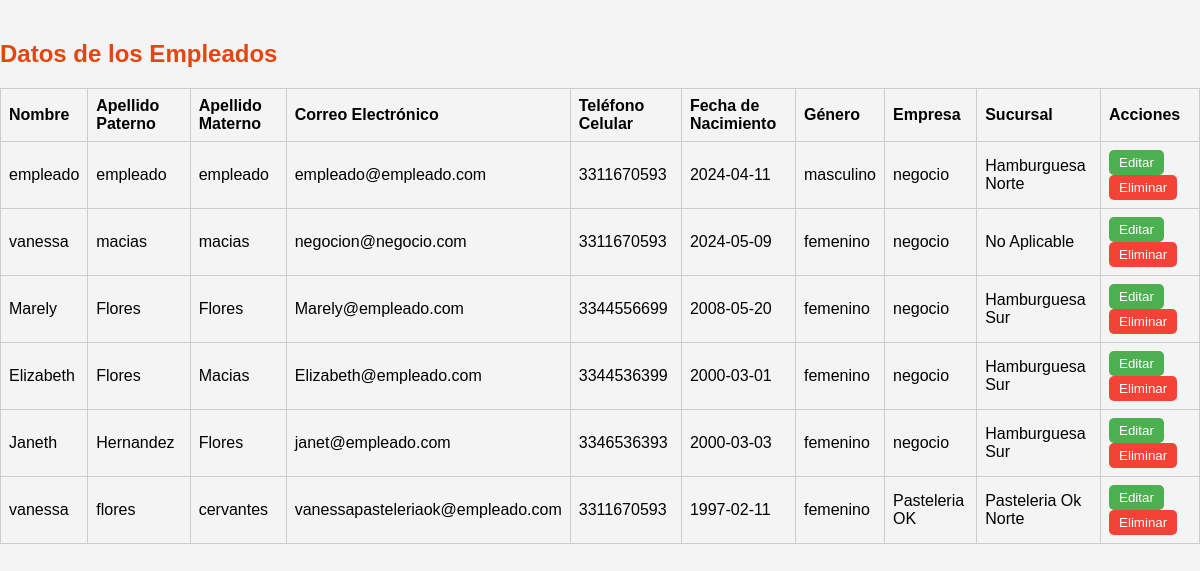
The app's page /src/super-user/super-user-functions/employees/read-employees.php with its own data.
### tables this page shows
CREATE TABLE `employees` (
  `id` int NOT NULL,
  `firstName` varchar(50) NOT NULL,
  `lastName` varchar(50) NOT NULL,
  `surname` varchar(50) NOT NULL,
  `email` varchar(100) NOT NULL,
  `phone` varchar(15) NOT NULL,
  `birthdate` date NOT NULL,
  `gender` enum('masculino','femenino','otro') NOT NULL,
  `password` varchar(255) NOT NULL,
  `user_type` varchar(50) NOT NULL DEFAULT 'empleado',
  `company_id` int DEFAULT NULL,
  `branch_id` int DEFAULT NULL
);

CREATE TABLE `companies` (
  `id` int NOT NULL,
  `logo_path` varchar(255) DEFAULT NULL,
  `associated_name` varchar(255) NOT NULL,
  `business_name` varchar(255) NOT NULL,
  `address` text NOT NULL,
  `email` varchar(100) NOT NULL,
  `cellphone` char(10) NOT NULL,
  `food_type` enum('restaurante','cafe','panaderia','otro') NOT NULL,
  `has_rfc` tinyint(1) NOT NULL,
  `consistent_menu` tinyint(1) NOT NULL,
  `password` varchar(255) NOT NULL,
  `user_type` varchar(50) NOT NULL DEFAULT 'negocio'
);

CREATE TABLE `branches` (
  `id` int NOT NULL,
  `branch_name` varchar(255) NOT NULL,
  `branch_manager` varchar(255) NOT NULL,
  `address` varchar(255) NOT NULL,
  `postal_code` char(5) NOT NULL,
  `cellphone` char(10) NOT NULL,
  `website` varchar(255) DEFAULT NULL,
  `company_id` int DEFAULT NULL
);

### src/super-user/super-user-functions/employees/fetchEmployees.php (the view, shortened to what this page needs)
<?php
require '../../../db/connection.php';
$sql = "SELECT e.id, e.firstName, e.lastName, e.surname, e.email, e.phone, e.birthdate, e.gender, c.business_name AS companyName, b.branch_name AS branchName
        FROM employees e
        JOIN companies c ON e.company_id = c.id
        LEFT JOIN branches b ON e.branch_id = b.id";
$result = $conn->query($sql);
if ($result->num_rows > 0) {
    while ($row = $result->fetch_assoc()) {
        echo "<tr>";
        echo "<td>" . htmlspecialchars($row['firstName']) . "</td>";
        echo "<td>" . htmlspecialchars($row['lastName']) . "</td>";
        echo "<td>" . htmlspecialchars($row['surname']) . "</td>";
        echo "<td>" . htmlspecialchars($row['email']) . "</td>";
        echo "<td>" . htmlspecialchars($row['phone']) . "</td>";
        echo "<td>" . htmlspecialchars($row['birthdate']) . "</td>";
        echo "<td>" . htmlspecialchars($row['gender']) . "</td>";
        echo "<td>" . htmlspecialchars($row['companyName']) . "</td>";
        echo "<td>" . htmlspecialchars($row['branchName'] ?? 'No Aplicable') . "</td>";
        echo '<td><button class="edit-btn" onclick="location.href=\'../update-employee.php?id=' . $row['id'] . '\'">Editar</button><button class="delete-btn" data-id="' . $row['id'] . '">Eliminar</button></td>';
        echo "</tr>";
    }
} else {
    echo "<tr><td colspan='10'>No hay empleados registrados.</td></tr>";
}

### src/super-user/super-user-functions/employees/read-employees.css (style rules this page uses)
body { font-family: Arial, sans-serif; background-color: #f4f4f4; display: flex; justify-content: center; align-items: center; margin: 0; }
table, th, td { border: 1px solid #ccc; }
th, td { padding: 8px; text-align: left; }
button { padding: 5px 10px; margin-right: 5px; cursor: pointer; border-radius: 5px; border: none; }
.edit-btn { background-color: #4caf50; color: white; }
.delete-btn { background-color: #f44336; color: white; }

### records on screen
employees: firstName "empleado", lastName "empleado", surname "empleado", email "empleado@empleado.com", phone "3311670593", birthdate "2024-04-11", gender "masculino", company.business_name "negocio", branch.branch_name "Hamburguesa Norte"
employees: firstName "vanessa", lastName "macias", surname "macias", email "negocion@negocio.com", phone "3311670593", birthdate "2024-05-09", gender "femenino", company.business_name "negocio", branchName "No Aplicable"
employees: firstName "Marely", lastName "Flores", surname "Flores", email "Marely@empleado.com", phone "3344556699", birthdate "2008-05-20", gender "femenino", company.business_name "negocio", branch.branch_name "Hamburguesa Sur"
employees: firstName "Elizabeth", lastName "Flores", surname "Macias", email "Elizabeth@empleado.com", phone "3344536399", birthdate "2000-03-01", gender "femenino", company.business_name "negocio", branch.branch_name "Hamburguesa Sur"
employees: firstName "Janeth", lastName "Hernandez", surname "Flores", email "janet@empleado.com", phone "3346536393", birthdate "2000-03-03", gender "femenino", company.business_name "negocio", branch.branch_name "Hamburguesa Sur"
employees: firstName "vanessa", lastName "flores", surname "cervantes", email "vanessapasteleriaok@empleado.com", phone "3311670593", birthdate "1997-02-11", gender "femenino", company.business_name "Pasteleria OK", branch.branch_name "Pasteleria Ok Norte"
